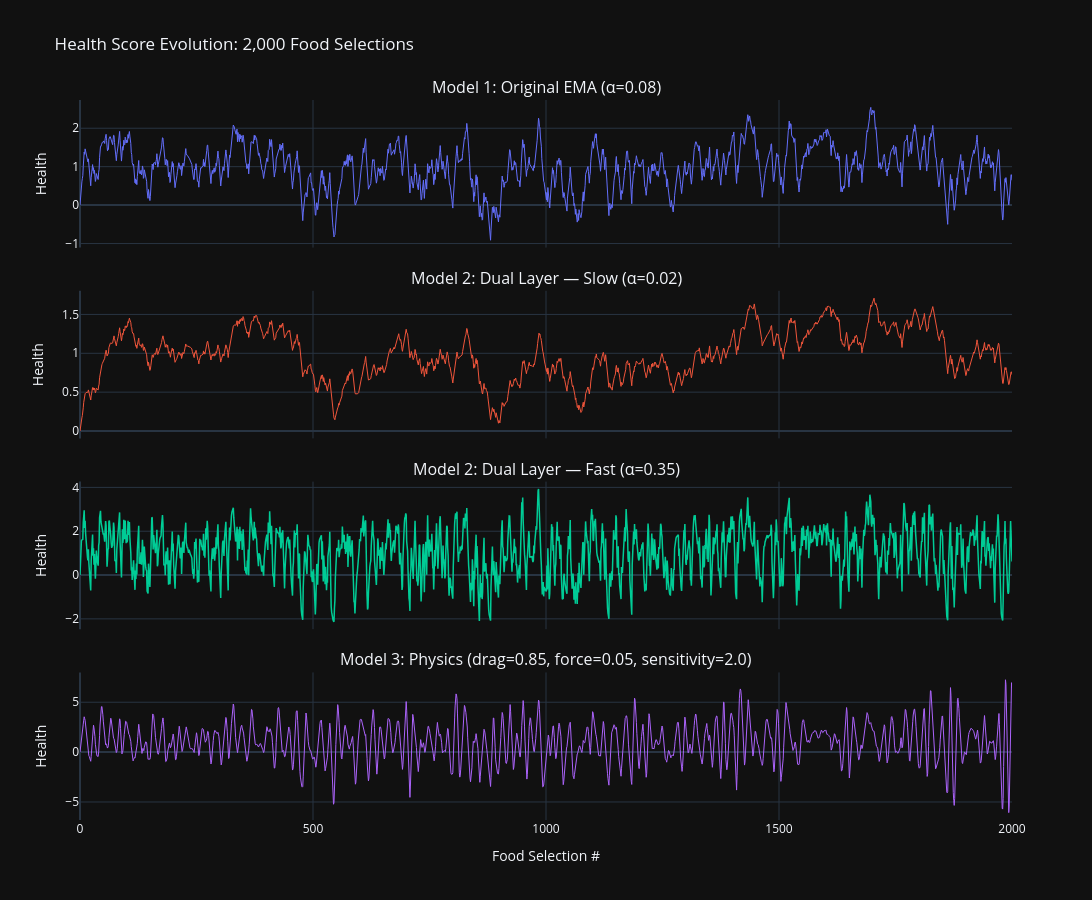

The notebook cell this image was saved under:
### Markdown cell above
---
## Comparison: Health Score Trajectories

Side-by-side comparison of how the health bio-score evolves under each model.

### Code cell
fig = make_subplots(rows=4, cols=1, subplot_titles=[
    'Model 1: Original EMA (α=0.08)',
    'Model 2: Dual Layer — Slow (α=0.02)',
    'Model 2: Dual Layer — Fast (α=0.35)',
    'Model 3: Physics (drag=0.85, force=0.05, sensitivity=2.0)',
], vertical_spacing=0.06, shared_xaxes=True)

fig.add_trace(go.Scatter(y=bio_ema[:, 0], mode='lines', line=dict(width=1, color='#636EFA'),
    name='EMA'), row=1, col=1)
fig.add_trace(go.Scatter(y=bio_slow[:, 0], mode='lines', line=dict(width=1, color='#EF553B'),
    name='Slow'), row=2, col=1)
fig.add_trace(go.Scatter(y=bio_fast[:, 0], mode='lines', line=dict(width=1.5, color='#00CC96'),
    name='Fast'), row=3, col=1)
fig.add_trace(go.Scatter(y=bio_phys[:, 0], mode='lines', line=dict(width=1, color='#AB63FA'),
    name='Physics'), row=4, col=1)

for i in range(1, 5):
    fig.update_yaxes(title_text='Health', row=i, col=1)
fig.update_xaxes(title_text='Food Selection #', row=4, col=1)
fig.update_layout(template=PLOTLY_DARK, height=900, width=1100,
    title='Health Score Evolution: 2,000 Food Selections', showlegend=False)
fig.show()

### Figure 1 — Plotly figure (JSON) as saved in the notebook; plotly's stock layout.template omitted (floating-point values rounded to 4 significant figures; data arrays with more than 128 entries replaced by an {"elided": "..."} marker saying what was removed)
{"data": [{"line": {"color": "#636EFA", "width": 1}, "mode": "lines", "name": "EMA", "type": "scatter", "xaxis": "x", "y": {"elided": "2001 float values"}, "yaxis": "y"}, {"line": {"color": "#EF553B", "width": 1}, "mode": "lines", "name": "Slow", "type": "scatter", "xaxis": "x2", "y": {"elided": "2001 float values"}, "yaxis": "y2"}, {"line": {"color": "#00CC96", "width": 1.5}, "mode": "lines", "name": "Fast", "type": "scatter", "xaxis": "x3", "y": {"elided": "2001 float values"}, "yaxis": "y3"}, {"line": {"color": "#AB63FA", "width": 1}, "mode": "lines", "name": "Physics", "type": "scatter", "xaxis": "x4", "y": {"elided": "2001 float values"}, "yaxis": "y4"}], "layout": {"annotations": [{"font": {"size": 16}, "showarrow": false, "text": "Model 1: Original EMA (α=0.08)", "x": 0.5, "xanchor": "center", "xref": "paper", "y": 1.0, "yanchor": "bottom", "yref": "paper"}, {"font": {"size": 16}, "showarrow": false, "text": "Model 2: Dual Layer — Slow (α=0.02)", "x": 0.5, "xanchor": "center", "xref": "paper", "y": 0.735, "yanchor": "bottom", "yref": "paper"}, {"font": {"size": 16}, "showarrow": false, "text": "Model 2: Dual Layer — Fast (α=0.35)", "x": 0.5, "xanchor": "center", "xref": "paper", "y": 0.47, "yanchor": "bottom", "yref": "paper"}, {"font": {"size": 16}, "showarrow": false, "text": "Model 3: Physics (drag=0.85, force=0.05, sensitivity=2.0)", "x": 0.5, "xanchor": "center", "xref": "paper", "y": 0.205, "yanchor": "bottom", "yref": "paper"}], "height": 900, "showlegend": false, "title": {"text": "Health Score Evolution: 2,000 Food Selections"}, "width": 1100, "xaxis": {"anchor": "y", "domain": [0.0, 1.0], "matches": "x4", "showticklabels": false}, "xaxis2": {"anchor": "y2", "domain": [0.0, 1.0], "matches": "x4", "showticklabels": false}, "xaxis3": {"anchor": "y3", "domain": [0.0, 1.0], "matches": "x4", "showticklabels": false}, "xaxis4": {"anchor": "y4", "domain": [0.0, 1.0], "title": {"text": "Food Selection #"}}, "yaxis": {"anchor": "x", "domain": [0.795, 1.0], "title": {"text": "Health"}}, "yaxis2": {"anchor": "x2", "domain": [0.53, 0.735], "title": {"text": "Health"}}, "yaxis3": {"anchor": "x3", "domain": [0.265, 0.47], "title": {"text": "Health"}}, "yaxis4": {"anchor": "x4", "domain": [0.0, 0.205], "title": {"text": "Health"}}}}
